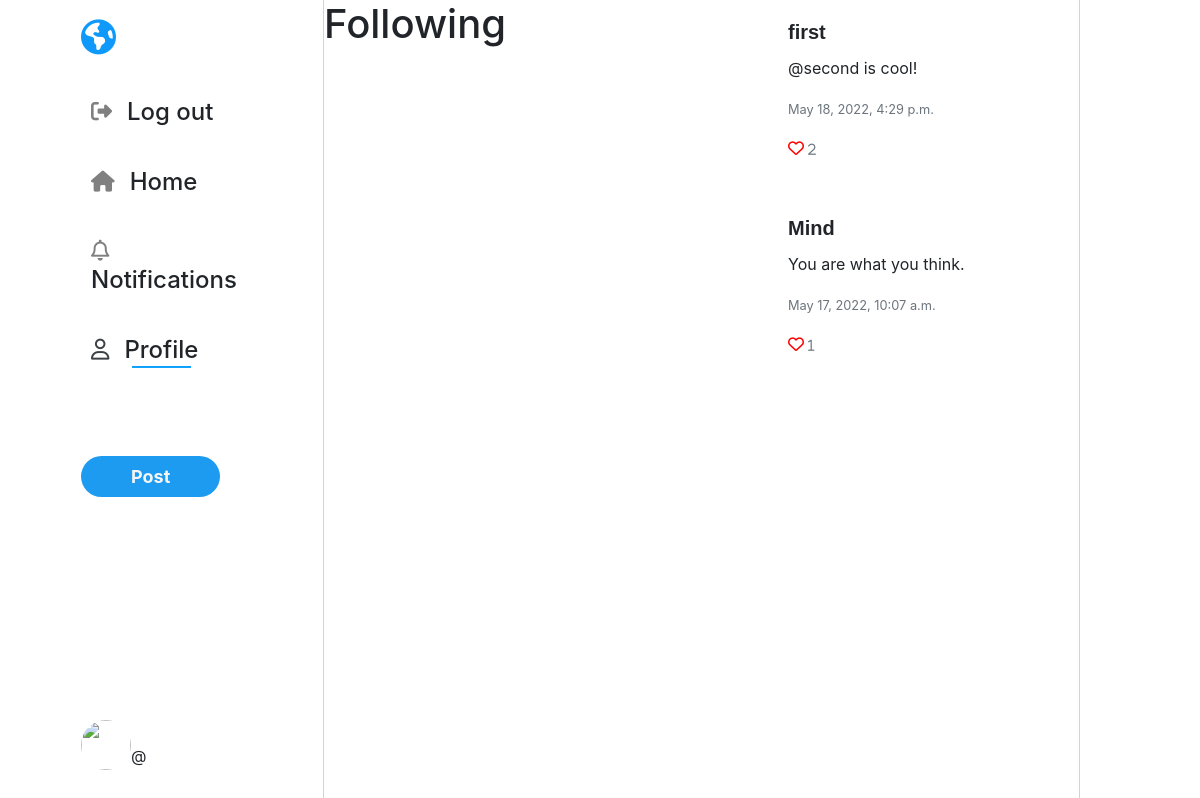
Screenshot of /following (signed in) with the database file from the repository.
### network/models.py (models this page shows, shortened)
class Post(models.Model):
    user = models.ForeignKey(User, on_delete=models.CASCADE)
    text = models.CharField(max_length=160, default=None)
    post_date = models.DateTimeField(default=datetime.datetime.now)

class User(AbstractUser):
    profile_image = models.ImageField(null=True, blank=True, upload_to="images/")
    cover_image = models.ImageField(null=True, blank=True, upload_to="cover/",default="cover/jaguar.jpg")
    bio = models.CharField(max_length=100, blank=True,default='Hello, im new!')

### network/views.py (the view)
# urls.py: path("following", views.following, name="following"),
def following(request):
    if request.user.is_authenticated:
        user = request.session['_auth_user_id']
        followers = Follower.objects.filter(follower=user)
        likes = Like.objects.filter(post=OuterRef('id'), user_id=user)
        posts = Post.objects.filter(user_id__in=followers.values('following_id')).order_by(
            '-post_date').annotate(current_like=Count(likes.values('id')))
    else:
        return HttpResponseRedirect(reverse("login"))
    paginator = Paginator(posts, MAX_POSTS_PER_PAGE)
    page_number = request.GET.get('page')
    page_obj = paginator.get_page(page_number)
    return render(request, "network/following.html", {
        'posts': page_obj,
        'form': NewPostForm()
    })

### network/templates/network/following.html (shortened to what this page needs)
{% extends "network/layout.html" %}
{% block body %}
<h1>Following</h1>
<div id="posts">
    {% for post in posts %}
    <div class="card">
        <div class="card-body">
            <h5 class="card-title"><a href="{% url 'profile' post.user.username %}">{{post.user.username}}</a></h5>
            <p class="card-text" id="post_text_{{post.id}}"> {{ post.text }}</p>
            <p class="card-text"><small class="text-muted">{{post.post_date}}</small></p>
            <p class="card-text">
                <div data-id="{{post.id}}"
                    class="card-link {% if post.current_like > 0 %} fas {%else%} far {% endif %} fa-heart">&nbsp<small
                        class="text-muted">{{post.like_set.count}}</small></div>
            </p>
        </div>
    </div>
    {% empty %}
    <h4>You're not following anyone at the moment...</h4>
    {% endfor %}
</div>
{% endblock %}

### network/static/network/styles.css (style rules this page uses)
.fa-heart { color: red !important; cursor: pointer; }
h5 { font-weight: bold; }
a { all: unset; }
.welcomeDiv > div { border-right: 1px solid lightgray; }
a:link { text-decoration: none; }
h5 { text-align: left; font-weight: bolder; font-family:Verdana, sans-serif; }
.card { height:fit-content; border:hidden; }

### rows the page displays
Post: user.username "first", text "@second is cool!", post_date "May 18, 2022, 4:29 p.m.", like_set.count "2"
Post: user.username "Mind", text "You are what you think.", post_date "May 17, 2022, 10:07 a.m.", like_set.count "1"
